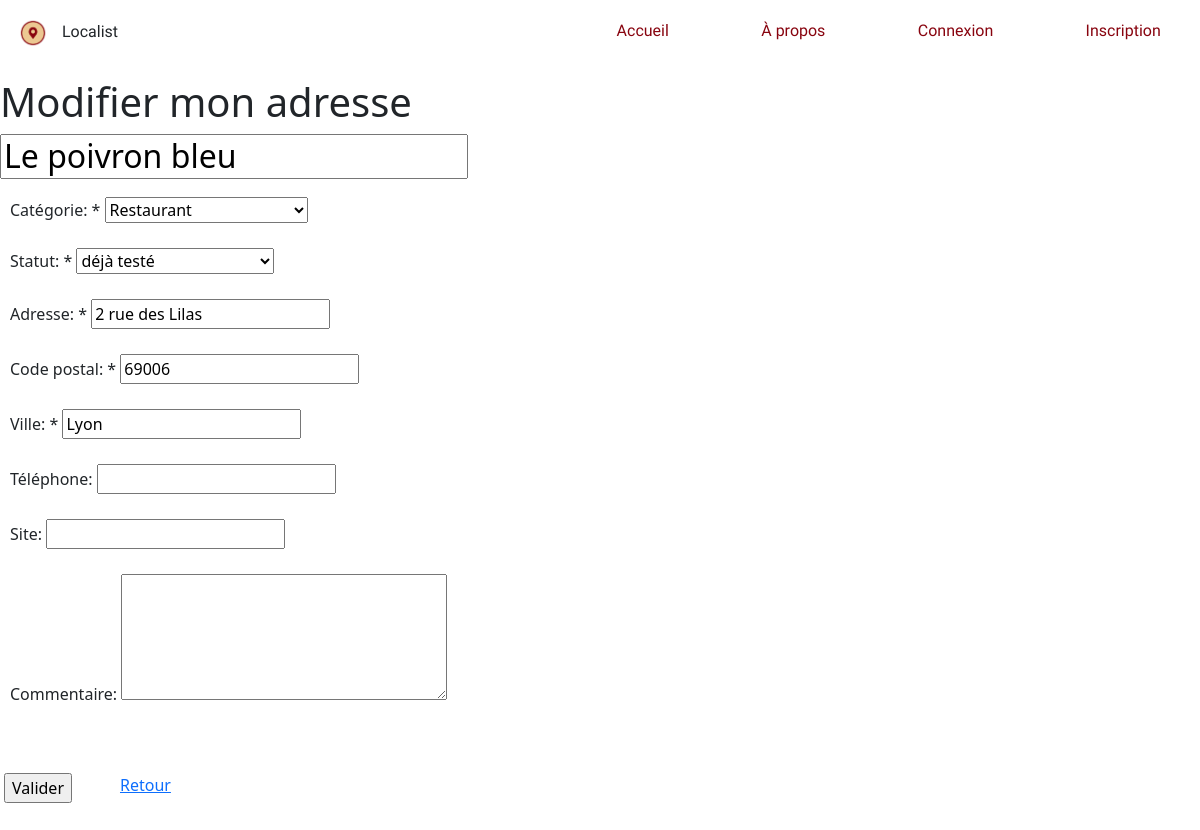
The app's page /updateAddress.php?id=2 with its own data.
### tables this page shows
CREATE TABLE IF NOT EXISTS `addresses` (
  `id` int NOT NULL AUTO_INCREMENT,
  `addressName` varchar(255) NOT NULL,
  `picture` varchar(2083) NOT NULL,
  `comment` text NOT NULL,
  `street` varchar(255) DEFAULT NULL,
  `zipcode` int NOT NULL,
  `city` varchar(255) NOT NULL,
  `phone` varchar(12) DEFAULT NULL,
  `website` varchar(2083) DEFAULT NULL,
  `category_id` int NOT NULL,
  `user_id` int DEFAULT NULL,
  `status_id` int NOT NULL,
  PRIMARY KEY (`id`),
  KEY `category_id` (`category_id`),
  KEY `user_id` (`user_id`),
  KEY `status_id` (`status_id`)
);

### updateAddress.php (the view, shortened to what this page needs)
<?php
require_once __DIR__ . '/layout/header.php';
$id = $_GET['id'] ?? null;
require_once __DIR__ . '/functions/db.php';
try {
    $pdo = getDbConnection();
} catch (PDOException) {
    http_response_code(500);
    echo "La connexion à la base de données a échoué";
    exit;
}
$stmtDetail = $pdo->prepare("SELECT * FROM addresses WHERE id=:id");
$stmtDetail->execute(['id' => $id]);
$addressDetail = $stmtDetail->fetch();
$addressId = $addressDetail['id'];
?>
<h1>Modifier mon adresse</h1>
<form action="updateAddressProcess.php?id=<?php echo $addressId?>" method="POST" enctype='multipart/form-data'>
    <h2>
        <input type="text" name="name" value="<?php echo $addressDetail['addressName']; ?>">
    </h2>
    <div class="form-input">
        <label for="category">Catégorie: *</label>
        <select name="category" id="category">
            <option value="1" <?php if ($addressDetail['category_id'] === 1) echo 'selected'; ?>>Restaurant</option>
        </select>
    </div>
    <div class="form-input">
        <label for="status">Statut: *</label>
        <select name="status" id="status">
            <option value="2" <?php if ($addressDetail['status_id'] === 2) echo 'selected'; ?>>déjà testé</option>
        </select>
    </div>
    <div class="form-input">
        <label for="street">Adresse: *</label>
        <input type="text" name="street" value="<?php echo $addressDetail['street'] ?>">
    </div>
    <div class="form-input">
        <label for="zipcode">Code postal: *</label>
        <input type="int" name="zipcode" id="zipcode" value="<?php echo $addressDetail['zipcode'] ?>">
    </div>
    <div class="form-input">
        <label for="city">Ville: *</label>
        <input type="text" name="city" id="city" value="<?php echo $addressDetail['city'] ?>" min=10 max=10>
    </div>
    <div class="form-input">
        <label for="phone">Téléphone:</label>
        <input type="tel" name="phone" id="phone" value="<?php echo $addressDetail['phone'] ?>" minlength="10" maxlength="12">
    </div>
    <div class="form-input">
        <label for="website">Site:</label>
        <input type="url" name="website" id="website" value="<?php echo $addressDetail['website'] ?>">
    </div>
    <div class="form-input">
        <label for="comment">Commentaire:</label>
        <textarea name="comment" id="comment" value="<?php echo $addressDetail['comment'] ?>" rows="5" cols="33"></textarea>
    </div>
    <br>
    <br>
    <div class="d-flex p-1">
        <div>
            <input type="submit" value="Valider">
        </div>
        <div>
            <a href="addressDetails.php?id=<?php echo $addressDetail['id']; ?>" class=" p-5">Retour</a>
        </div>
    </div>
</form>
<br>
<?php
require_once __DIR__ . '/layout/footer.php';

### assets/styles.css (style rules this page uses)
.form-input { padding: 10px; margin: 5px 0px 5px 0px; }
::placeholder { font-style: italic; }

### records on screen
addresses: name "Le poivron bleu", category "Restaurant", status "déjà testé", street "2 rue des Lilas", zipcode "69006", city "Lyon"
